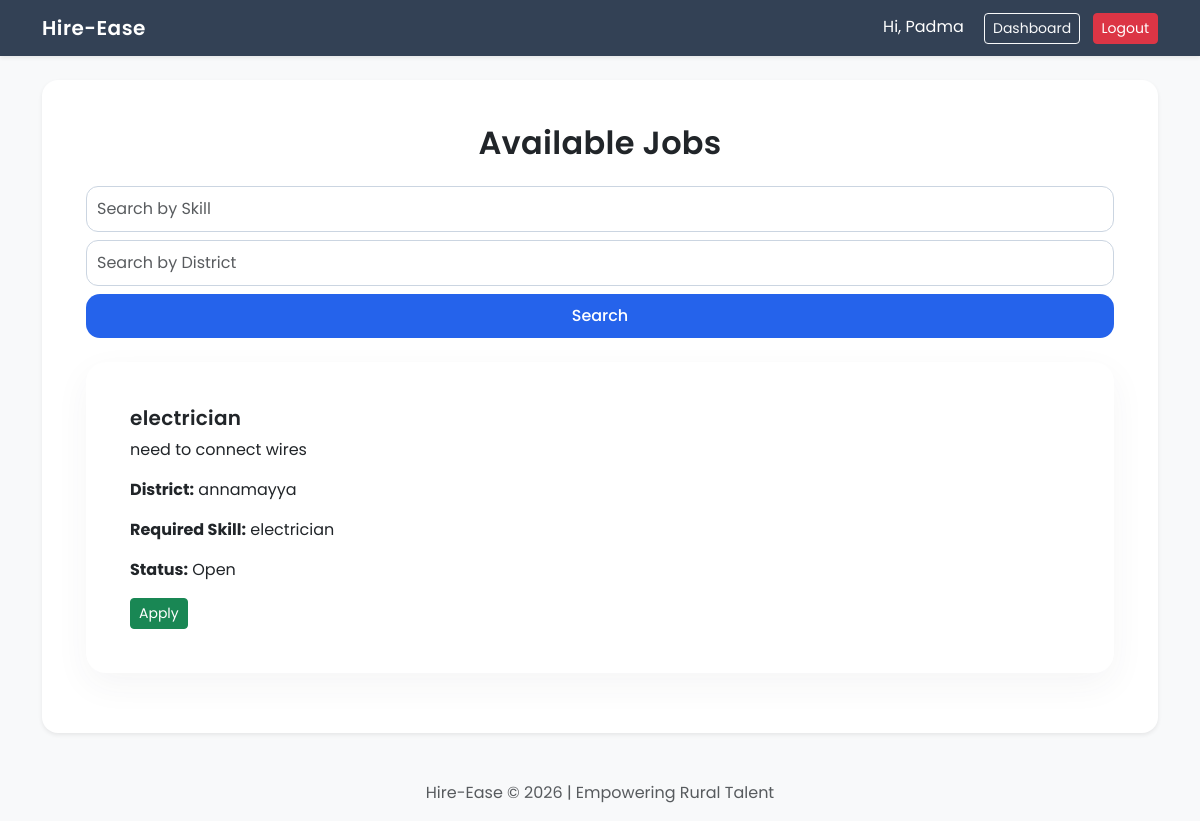
/view_jobs (signed in), run on an earlier commit of the app's database.
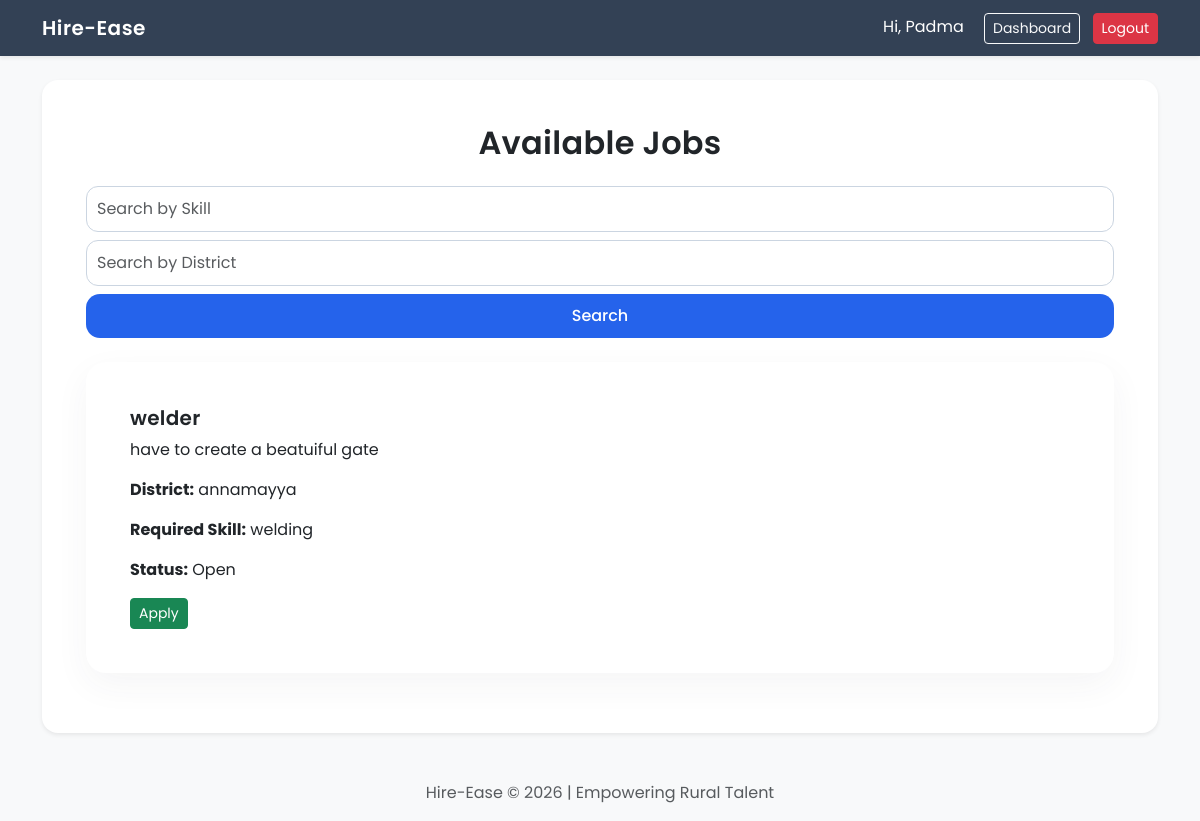
And on a later commit of the database.
### tables this page shows
CREATE TABLE jobs (
            id INTEGER PRIMARY KEY AUTOINCREMENT,
            user_id INTEGER,
            title TEXT,
            description TEXT,
            district TEXT,
            required_skill TEXT,
            status TEXT,
            max_hires INTEGER
        );

### app.py (the view)
@app.route("/view_jobs", methods=["GET"])
def view_jobs():
    if "user_id" not in session:
        return redirect("/login")
    conn = sqlite3.connect("hireease.db")
    c = conn.cursor()
    query = "SELECT id, title, description, district, required_skill, status FROM jobs WHERE status='Open'"
    filters = []
    values = []
    skill = request.args.get("skill")
    district = request.args.get("district")
    if skill:
        filters.append("required_skill LIKE ?")
        values.append(f"%{skill}%")
    if district:
        filters.append("district LIKE ?")
        values.append(f"%{district}%")
    if filters:
        query += " AND " + " AND ".join(filters)
    c.execute(query, values)
    jobs = c.fetchall()
    conn.close()
    return render_template("view_jobs.html", jobs=jobs)

### templates/view_jobs.html
{% extends "base.html" %}
{% block content %}
<div class="card shadow-sm rounded-4 mb-4">
    <div class="card-body">
        <h2 class="mb-4 text-center">Available Jobs</h2>
        <form method="GET" class="mb-4">
            <input type="text" name="skill" placeholder="Search by Skill" class="form-control mb-2">
            <input type="text" name="district" placeholder="Search by District" class="form-control mb-2">
            <button type="submit" class="btn btn-primary w-100">Search</button>
        </form>
        {% for job in jobs %}
        <div class="card mb-3">
            <div class="card-body">
                <h5>{{ job[1] }}</h5>
                <p>{{ job[2] }}</p>
                <p><strong>District:</strong> {{ job[3] }}</p>
                <p><strong>Required Skill:</strong> {{ job[4] }}</p>
                <p><strong>Status:</strong> {{ job[5] }}</p>
                {% if job[5] == "Open" %}
                    <a href="/apply/{{ job[0] }}" class="btn btn-success btn-sm">Apply</a>
                {% else %}
                    <span class="badge bg-secondary">Closed</span>
                {% endif %}
            </div>
        </div>
        {% endfor %}
    </div>
</div>
{% endblock %}

What changed in the data, as far as the page shows it:
no longer on this page (row edited): jobs: title "electrician", description "need to connect wires", district "annamayya", required_skill "electrician", status "Open"
added jobs: title "welder", description "have to create a beatuiful gate", district "annamayya", required_skill "welding", status "Open"
